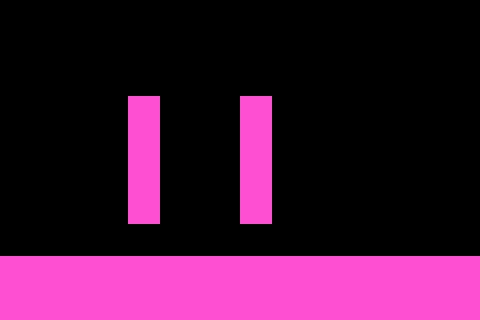

This is a level from a 2D game, rendered from its Tiled map with the project's own tilesets. A one-line summary and the complete map file follow:
An orthogonal 30x20 tile map with 16x16 px tiles, 2 tile layers (ground, colliders), 2 tilesets and 2 objects (spawnPoint, objectivePoint).

<map version="1.4" tiledversion="1.4.2" orientation="orthogonal" renderorder="right-down" width="30" height="20" tilewidth="16" tileheight="16" infinite="0" nextlayerid="5" nextobjectid="3">
 <editorsettings>
  <export target="../public/assets/levels/wall_jumping_test.json" format="json" />
 </editorsettings>
 <tileset firstgid="1" name="ground" tilewidth="16" tileheight="16" tilecount="322" columns="23">
  <image source="ground.png" trans="000000" width="368" height="224" />
  <tile id="143">
   <properties>
    <property name="canDie" type="bool" value="true" />
    <property name="direction" value="up" />
    <property name="name" value="spike" />
   </properties>
  </tile>
  <tile id="165">
   <properties>
    <property name="canDie" type="bool" value="true" />
    <property name="direction" value="left" />
    <property name="name" value="spike" />
   </properties>
  </tile>
  <tile id="167">
   <properties>
    <property name="canDie" type="bool" value="true" />
    <property name="direction" value="right" />
    <property name="name" value="spike" />
   </properties>
  </tile>
  <tile id="189">
   <properties>
    <property name="canDie" type="bool" value="true" />
    <property name="direction" value="down" />
    <property name="name" value="spike" />
   </properties>
  </tile>
 </tileset>
 <tileset firstgid="323" name="utils" tilewidth="16" tileheight="16" tilecount="3" columns="3">
  <image source="utils.png" trans="000000" width="48" height="16" />
  <tile id="0">
   <properties>
    <property name="collides" type="bool" value="true" />
   </properties>
  </tile>
  <tile id="1">
   <properties>
    <property name="canDie" type="bool" value="true" />
    <property name="collides" type="bool" value="true" />
   </properties>
  </tile>
 </tileset>
 <layer id="1" name="ground" width="30" height="20">
  <data encoding="csv">
0,0,0,0,0,0,0,0,0,0,0,0,0,0,0,0,0,0,0,0,0,0,0,0,0,0,0,0,0,0,
0,0,0,0,0,0,0,0,0,0,0,0,0,0,0,0,0,0,0,0,0,0,0,0,0,0,0,0,0,0,
0,0,0,0,0,0,0,0,0,0,0,0,0,0,0,0,0,0,0,0,0,0,0,0,0,0,0,0,0,0,
0,0,0,0,0,0,0,0,0,0,0,0,0,0,0,0,0,0,0,0,0,0,0,0,0,0,0,0,0,0,
0,0,0,0,0,0,0,0,0,0,0,0,0,0,0,0,0,0,0,0,0,0,0,0,0,0,0,0,0,0,
0,0,0,0,0,0,0,0,0,0,0,0,0,0,0,0,0,0,0,0,0,0,0,0,0,0,0,0,0,0,
0,0,0,0,0,0,0,0,25,29,0,0,0,0,0,3,5,0,0,0,0,0,0,0,0,0,0,0,0,0,
0,0,0,0,0,0,0,0,48,52,0,0,0,0,0,48,52,0,0,0,0,0,0,0,0,0,0,0,0,0,
0,0,0,0,0,0,0,0,48,52,0,0,0,0,0,48,52,0,0,0,0,0,0,0,0,0,0,0,0,0,
0,0,0,0,0,0,0,0,48,52,0,0,0,0,0,48,52,0,0,0,0,0,0,0,0,0,0,0,0,0,
0,0,0,0,0,0,0,0,48,52,0,0,0,0,0,48,52,0,0,0,0,0,0,0,0,0,0,0,0,0,
0,0,0,0,0,0,0,0,48,52,0,0,0,0,0,48,52,0,0,0,0,0,0,0,0,0,0,0,0,0,
0,0,0,0,0,0,0,0,48,52,0,0,0,0,0,48,52,0,0,0,0,0,0,0,0,0,0,0,0,0,
0,0,0,0,0,0,0,0,95,97,0,0,0,0,0,95,97,0,0,0,0,0,0,0,0,0,0,0,0,0,
0,0,0,0,0,0,0,0,0,0,0,0,0,0,0,0,0,0,0,0,0,0,0,0,0,0,0,0,0,0,
0,0,0,0,0,0,0,0,0,0,0,0,0,0,0,0,0,0,0,0,0,0,0,0,0,0,0,0,0,0,
4,4,4,4,4,4,4,4,4,4,4,4,4,4,4,4,4,4,4,4,4,4,4,4,4,4,4,4,4,4,
27,27,27,27,27,27,27,27,27,27,27,27,27,27,27,27,27,27,27,27,27,27,27,27,27,27,27,27,27,27,
50,50,50,50,50,50,50,50,50,50,50,50,50,50,50,50,50,50,50,50,50,50,50,50,50,50,50,50,50,50,
50,50,50,50,50,50,50,50,50,50,50,50,50,50,50,50,50,50,50,50,50,50,50,50,50,50,50,50,50,50
</data>
 </layer>
 <layer id="2" name="colliders" width="30" height="20">
  <data encoding="csv">
0,0,0,0,0,0,0,0,0,0,0,0,0,0,0,0,0,0,0,0,0,0,0,0,0,0,0,0,0,0,
0,0,0,0,0,0,0,0,0,0,0,0,0,0,0,0,0,0,0,0,0,0,0,0,0,0,0,0,0,0,
0,0,0,0,0,0,0,0,0,0,0,0,0,0,0,0,0,0,0,0,0,0,0,0,0,0,0,0,0,0,
0,0,0,0,0,0,0,0,0,0,0,0,0,0,0,0,0,0,0,0,0,0,0,0,0,0,0,0,0,0,
0,0,0,0,0,0,0,0,0,0,0,0,0,0,0,0,0,0,0,0,0,0,0,0,0,0,0,0,0,0,
0,0,0,0,0,0,0,0,0,0,0,0,0,0,0,0,0,0,0,0,0,0,0,0,0,0,0,0,0,0,
0,0,0,0,0,0,0,0,323,323,0,0,0,0,0,323,323,0,0,0,0,0,0,0,0,0,0,0,0,0,
0,0,0,0,0,0,0,0,323,323,0,0,0,0,0,323,323,0,0,0,0,0,0,0,0,0,0,0,0,0,
0,0,0,0,0,0,0,0,323,323,0,0,0,0,0,323,323,0,0,0,0,0,0,0,0,0,0,0,0,0,
0,0,0,0,0,0,0,0,323,323,0,0,0,0,0,323,323,0,0,0,0,0,0,0,0,0,0,0,0,0,
0,0,0,0,0,0,0,0,323,323,0,0,0,0,0,323,323,0,0,0,0,0,0,0,0,0,0,0,0,0,
0,0,0,0,0,0,0,0,323,323,0,0,0,0,0,323,323,0,0,0,0,0,0,0,0,0,0,0,0,0,
0,0,0,0,0,0,0,0,323,323,0,0,0,0,0,323,323,0,0,0,0,0,0,0,0,0,0,0,0,0,
0,0,0,0,0,0,0,0,323,323,0,0,0,0,0,323,323,0,0,0,0,0,0,0,0,0,0,0,0,0,
0,0,0,0,0,0,0,0,0,0,0,0,0,0,0,0,0,0,0,0,0,0,0,0,0,0,0,0,0,0,
0,0,0,0,0,0,0,0,0,0,0,0,0,0,0,0,0,0,0,0,0,0,0,0,0,0,0,0,0,0,
323,323,323,323,323,323,323,323,323,323,323,323,323,323,323,323,323,323,323,323,323,323,323,323,323,323,323,323,323,323,
323,323,323,323,323,323,323,323,323,323,323,323,323,323,323,323,323,323,323,323,323,323,323,323,323,323,323,323,323,323,
323,323,323,323,323,323,323,323,323,323,323,323,323,323,323,323,323,323,323,323,323,323,323,323,323,323,323,323,323,323,
323,323,323,323,323,323,323,323,323,323,323,323,323,323,323,323,323,323,323,323,323,323,323,323,323,323,323,323,323,323
</data>
 </layer>
 <objectgroup id="4" name="objects">
  <object id="1" name="spawnPoint" x="32.908" y="213.601">
   <point />
  </object>
  <object id="2" name="objectivePoint" x="467.88" y="217.292">
   <point />
  </object>
 </objectgroup>
</map>
